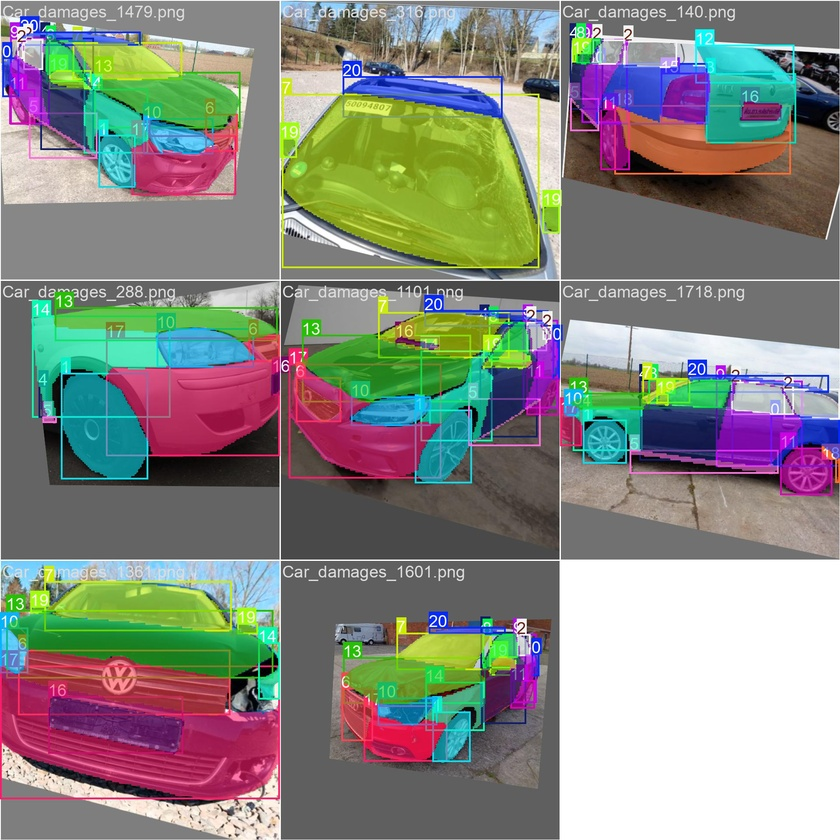
#> input picture archive/pre_standardization/mlruns_legacy/Stage 3/2347b4e3ce1845cc97003d5534fedf99/artifacts/yolo_evaluation_data/train_batch0.jpg, 840 x 840 px, shrunk from 1920 x 1920 before the run
$ python find_clean_files.py --masks_dir '../../archive/pre_standardization/mlruns_legacy/Stage 3/2347b4e3ce1845cc97003d5534fedf99/artifacts/yolo_evaluation_data' --images_dir '../../archive/pre_standardization/mlruns_legacy/Stage 3/2347b4e3ce1845cc97003d5534fedf99/artifacts/yolo_evaluation_data'
#> lines starting #> are read from the running program, lines starting #| are printed output that depends on the picture
import cv2
import os
from pathlib import Path

if __name__ == "__main__":
    import argparse

    parser = argparse.ArgumentParser(
        description="Identify and isolate background-only clean files"
    )
    parser.add_argument(
        "--masks_dir", type=str, required=True, help="Path to evaluation masks folder"
    )
    parser.add_argument(
        "--images_dir",
        type=str,
        required=True,
        help="Path to corresponding images folder",
    )
    parser.add_argument(
        "--limit", type=int, default=20, help="Max clean file sample paths to extract"
    )
    args = parser.parse_args()

    masks_dir = Path(args.masks_dir)
    images_dir = Path(args.images_dir)

    clean_images = []

    print(f"[+] Scanning masks in {masks_dir} to find clean files...")

    for mask_file in sorted(os.listdir(masks_dir)):
        mask_path = masks_dir / mask_file

        mask = cv2.imread(str(mask_path), cv2.IMREAD_GRAYSCALE)
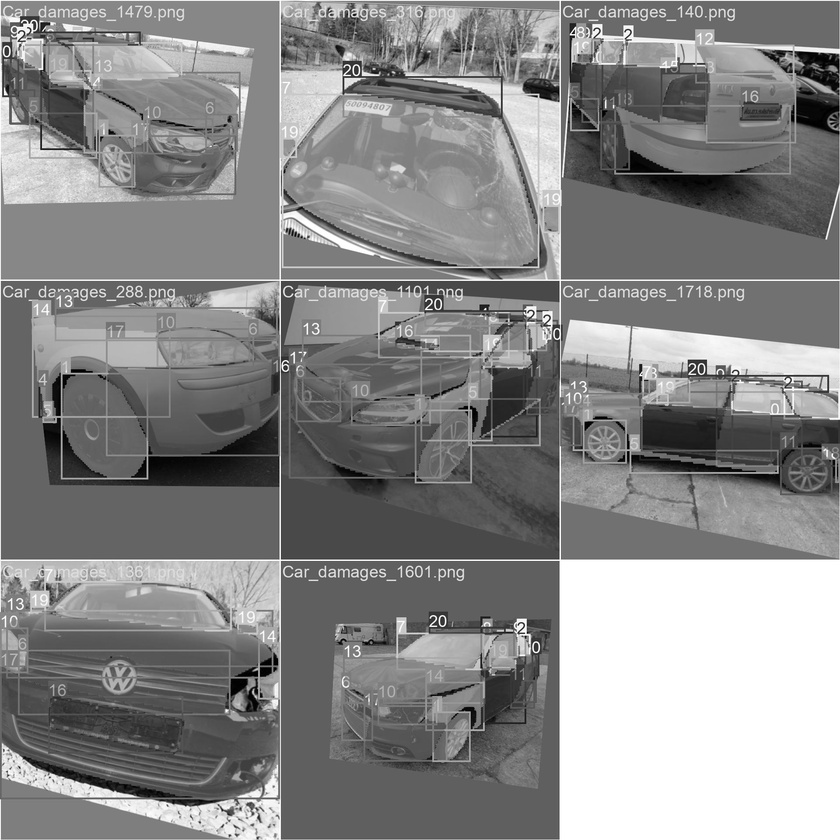
#> mask: shape (840, 840); min 0, max 255, mean 135.7

        if mask is not None:
            if mask.max() == 0:
                img_path = images_dir / (mask_path.stem + ".png")
                if not img_path.exists():
                    img_path = images_dir / (mask_path.stem + ".jpg")

                if img_path.exists():
                    clean_images.append(str(img_path))
                    if len(clean_images) >= args.limit:
                        break
#> pass 2 of the loop `for mask_file in sorted(os.listdir(masks_dir)):`:
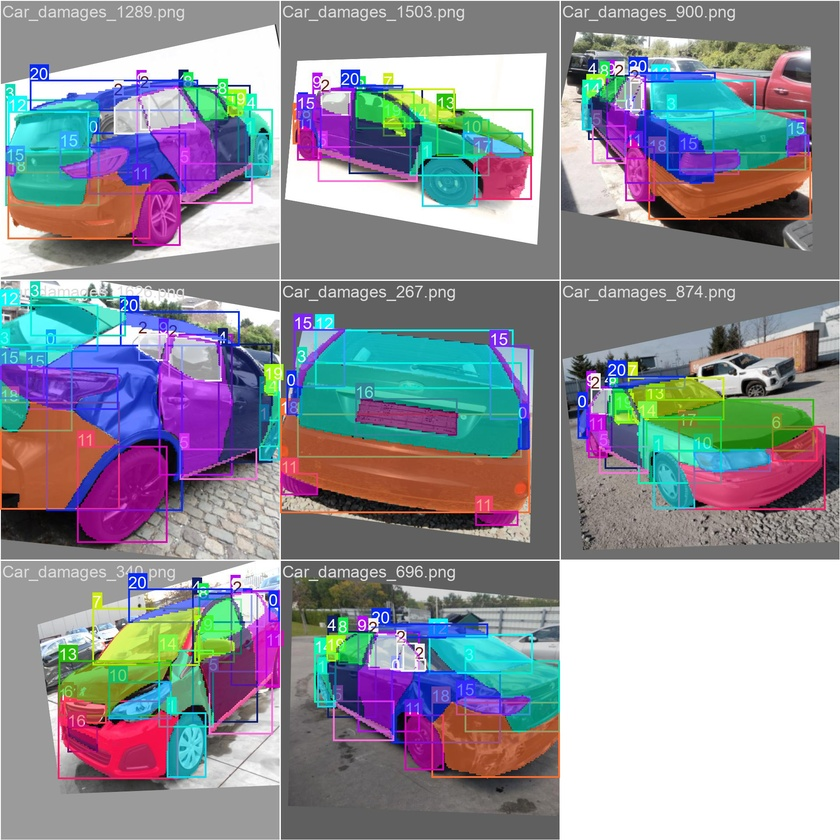
#> input picture archive/pre_standardization/mlruns_legacy/Stage 3/2347b4e3ce1845cc97003d5534fedf99/artifacts/yolo_evaluation_data/train_batch1.jpg, 840 x 840 px, shrunk from 1920 x 1920 before the run
#> `mask = cv2.imread(str(mask_path), cv2.IMREAD_GRAYSCALE)`:
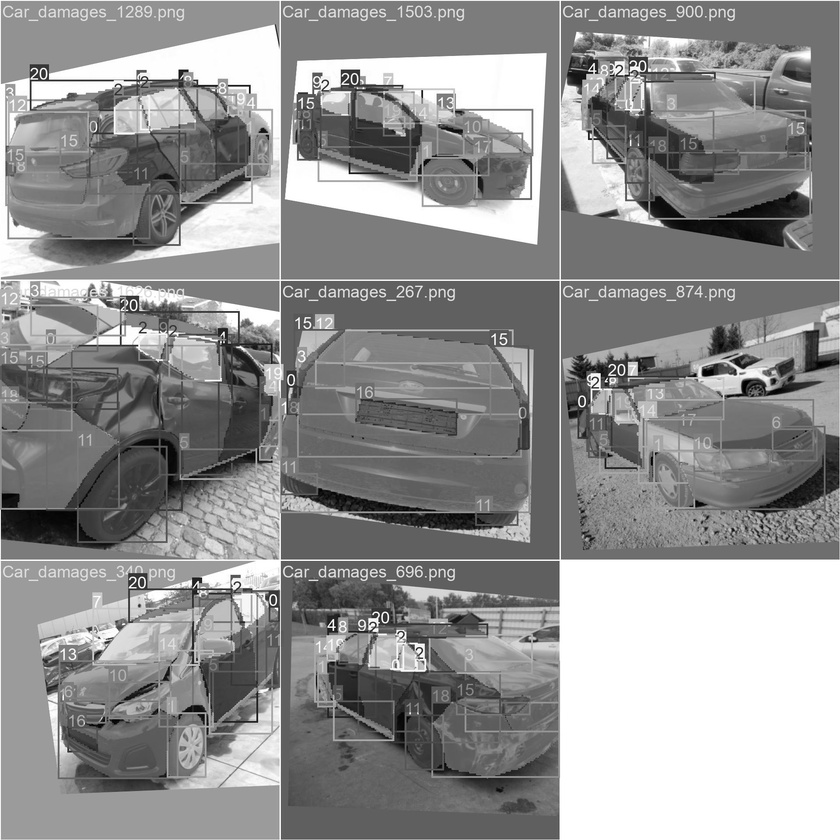
#> mask: shape (840, 840); min 0, max 255, mean 145.1

    for path in clean_images:
        print(f'"{path}",')
